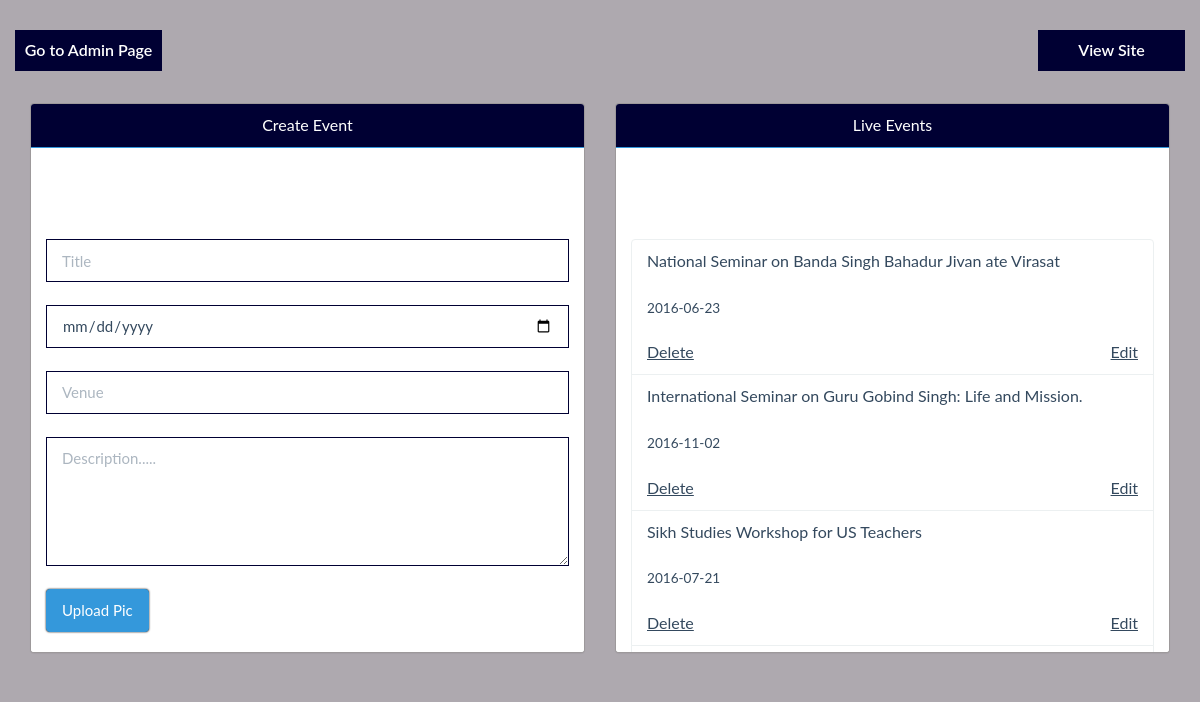
Page /admin/create_event.php (signed in) on the committed database.
### tables this page shows
CREATE TABLE `gyananjan_events` (
  `id` int(11) NOT NULL,
  `title` varchar(141) NOT NULL,
  `date` date NOT NULL,
  `venue` varchar(51) NOT NULL,
  `imgname` varchar(151) NOT NULL,
  `description` varchar(4000) NOT NULL
);

### admin/create_event.php (the view, shortened to what this page needs)
<?php
$rsp="";
$alertype="";
$dmsg="";
$dalert="";
?>
    <?php include 'includes/meta.php';  ?>
        <?php
        include 'includes/css.php';
    ?>
            <body>
                <div class="container">
                    <div class="nav">
                        <a href="../admin"><span class="pull-left text-center">Go to Admin Page</span></a>
                        <a href="../"><span class="pull-right text-center">View Site</span></a>
                    </div>
                    <div class="col-md-6">
                        <div class="panel panel-info">
                            <div class="panel-heading text-center">Create Event</div>
                            <div class="panel-body">
                                <div id="alert" class="alert alert-<?php echo $alertype;?>" aria-hidden="true" role="alert">
                                    <span class="sr-only" style="position:relative">  <?php echo $rsp; ?></span></div>
                                <form action="" method="POST">
                                    <input type="text" name="title" class="form-control" placeholder="Title" autofocus>
                                    <br>
                                    <input type="date" name="date" class="form-control" placeholder="Date">
                                    <br>
                                    <input type="text" name="venue" class="form-control" placeholder="Venue">
                                    <br>
                                    <textarea name="desc" rows="5" class="form-control" maxlength="140" placeholder="Description....."></textarea>
                                    <br>
                                    <div class="btn btn-info" data-toggle="modal" data-target="#picup">Upload Pic
                                    </div>
                                </form>
                            </div>
                        </div>
                    </div>
                    <div class="col-md-6">
                        <div class="panel panel-info">
                            <div class="panel-heading text-center">Live Events</div>
                            <div class="panel-body">
                                <div id="alert" class="alert alert-<?php echo $dalert;?>" aria-hidden="true" role="alert">
                                    <span class="sr-only" style="position:relative">  <?php echo $dmsg; ?></span></div>
                                <ul class="list-group">
                                    <?php
                    $sql = "SELECT title, date,id FROM gyananjan_events ORDER BY id DESC";
                    $run = $db->query($sql);
                    if ($run->num_rows > 0) {
                        while($row = $run->fetch_assoc()) {
                            echo"<li class='list-group-item'>".$row['title']."<br><small><br>".$row['date']."</small><br><br><a href='?del=".$row['id']."'>Delete</a><a class='pull-right' href='edit_event?edit=".$row['id']."'>Edit</a></li>";
                        }
                    }
                    else {
                        echo "<h5 class='no_event text-center'>List is Empty</h5>";
                    }
                ?>
                                </ul>
                            </div>
                        </div>
                    </div>
            </body>
            </html>

### admin/includes/css.php (style rules this page uses)
textarea { resize: vertical; }
input { position: static; }
a { text-decoration: underline !important; }
.panel { border-color: rgba(10, 1, 6, 0.4); height: 550px !important; overflow-y: scroll; }
.panel-heading { background-color: #003 !important; color: #fff !important; border-radius: 0%; text-align: center; }
.panel a { color: #34495E !important; text-transform: underline !important; }
.nav { margin-top: 0 !important; margin-bottom: 2%; width: 100%; min-height: 50px; }
.nav span { padding: 5px; background-color: #003; border: #003 4px solid; color: white; min-width: 147px; font-weight: 600; transition: background-color 0.5s ease-in, border 0.5s; }
input,textarea { border-radius: 0!important; border:1px solid #003 !important; }
body { padding-top: 30px; background-color: rgba(113, 105, 116, 0.57); }

### rows in the picture
gyananjan_events: title "National Seminar on Banda Singh Bahadur Jivan ate Virasat", date "2016-06-23"
gyananjan_events: title "International Seminar on Guru Gobind Singh: Life and Mission.", date "2016-11-02"
gyananjan_events: title "Sikh Studies Workshop for US Teachers", date "2016-07-21"
